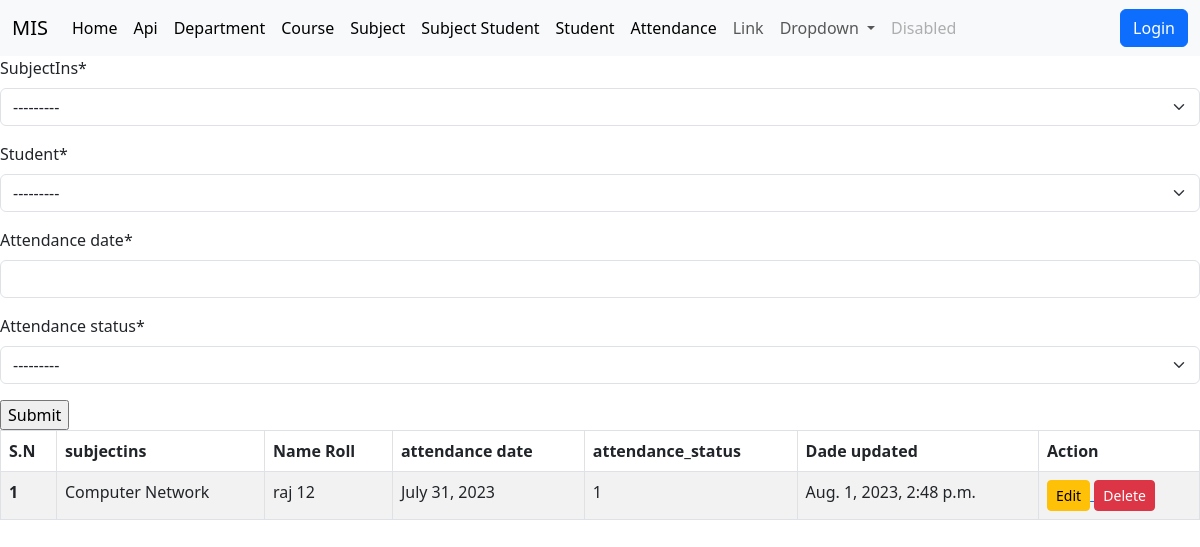
The app's page /attendance with its own data.
### api/models.py (models this page shows, shortened)
class Attendance(models.Model):
    subjectIns = models.ForeignKey(Subject,on_delete=models.CASCADE)
    student = models.ForeignKey(Student, on_delete=models.CASCADE)
    attendance_date = models.DateField()
    attendance_status = models.CharField(max_length=250, choices = [('1','Present'),('0.5','Late'),('0','Absent')] )
    date_updated = models.DateTimeField(auto_now=True)

class Subject(models.Model):
    name=models.CharField(max_length=100,unique=True)
    year=models.ForeignKey(Year,on_delete=models.CASCADE)
    def __str__(self):
        return self.name

class Student(models.Model):
    name=models.CharField(max_length=100)
    roll_no=models.CharField(max_length=50,unique=True)
    def __str__(self):
        return self.name +' : '+self.roll_no

### Home/views.py (the view, shortened to what this page needs)
# urls.py: path('attendance', views.attendance,name='attendance'),
def attendance(request):
    context ={}
    all_attendances=Attendance.objects.all()
    context={
        'attendanceform':AttendanceForm(),
        'all_attendances':all_attendances,
    }
    return render(request, "attendance.html", context)

### Home/forms.py
class AttendanceForm(forms.ModelForm):
    class Meta:
        model = api.Attendance
        fields = "__all__"

### templates/attendance.html (shortened to what this page needs)
{% extends 'base.html' %}
{%load crispy_forms_tags %}
{% block body %}
<form action = "" method = "post">
    {{attendanceform |crispy }}
    <input type="submit" value="Submit">
</form>
<div>
<table class="table table-striped table-hover table-bordered">
    <thead>
      <tr>
        <th scope="col">S.N</th>
        <th scope="col">subjectins</th>
        <th scope="col">Name Roll</th>
        <th scope="col">attendance date</th>
        <th scope="col">attendance_status</th>
        <th scope="col">Dade updated</th>
        <th scope="col">Action</th>
      </tr>
    </thead>
    <tbody>
        {% for at in all_attendances %}
        <tr>
        <th scope="row">{{forloop.counter}}</th>
        <td>{{at.subjectIns.name}}</td>
        <td>{{at.student.name}} {{at.student.roll_no}}</td>
        <td>{{at.attendance_date}}</td>
        <td>{{at.attendance_status}}</td>
        <td>{{at.date_updated}}</td>
        <td>
            <a href="attendance_update/{{at.id}}">
              <button type="button" class="btn btn-sm btn-warning">Edit</button>
          </a>
            <a href="attendance_delete/{{at.id}}">
                <button type="button" class="btn btn-sm btn-danger">Delete</button>
            </a>
        </td>
        </tr>
        {% endfor %}
    </tbody>
  </table>
</div>
{% endblock body %}

### records on screen
Attendance: subjectIns.name "Computer Network", student.name "raj", student.roll_no "12", attendance_date "July 31, 2023", attendance_status "1", date_updated "Aug. 1, 2023, 2:48 p.m."
